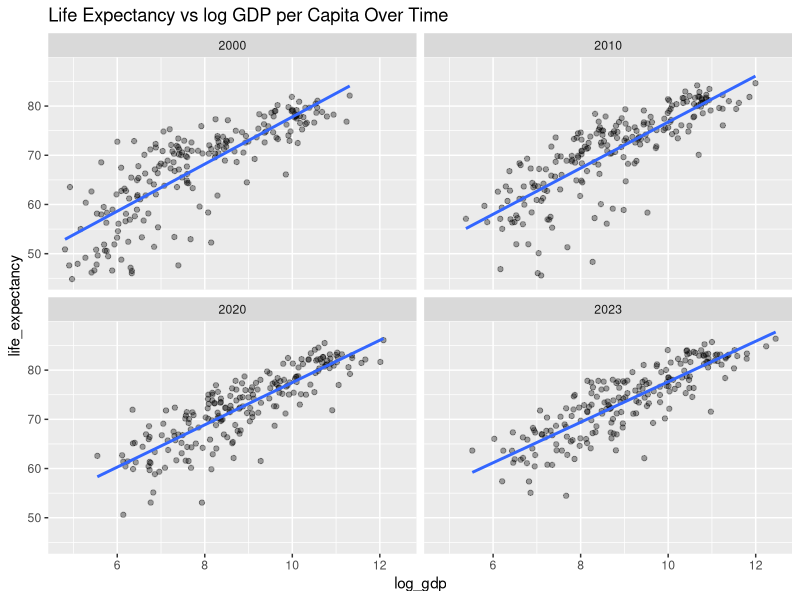

The R script that drew this image:
library(tidyverse)
library(readr)

df <- read_csv("data_clean/wb_gdp_life_clean.csv")

years_keep <- c(2000, 2010, 2020, 2023) # Checking every 10 years plus the most recent complete dataset available

df2 <- df %>% filter(year %in% years_keep)

p <- ggplot(df2, aes(x = log_gdp, y = life_expectancy)) +
  geom_point(alpha = 0.35) +
  geom_smooth(method = "lm", se = FALSE) +
  facet_wrap(~year) +
  labs(title = "Life Expectancy vs log GDP per Capita Over Time")

ggsave("outputs/figures/scatter_over_time_facets.png", p, width = 10, height = 6)
